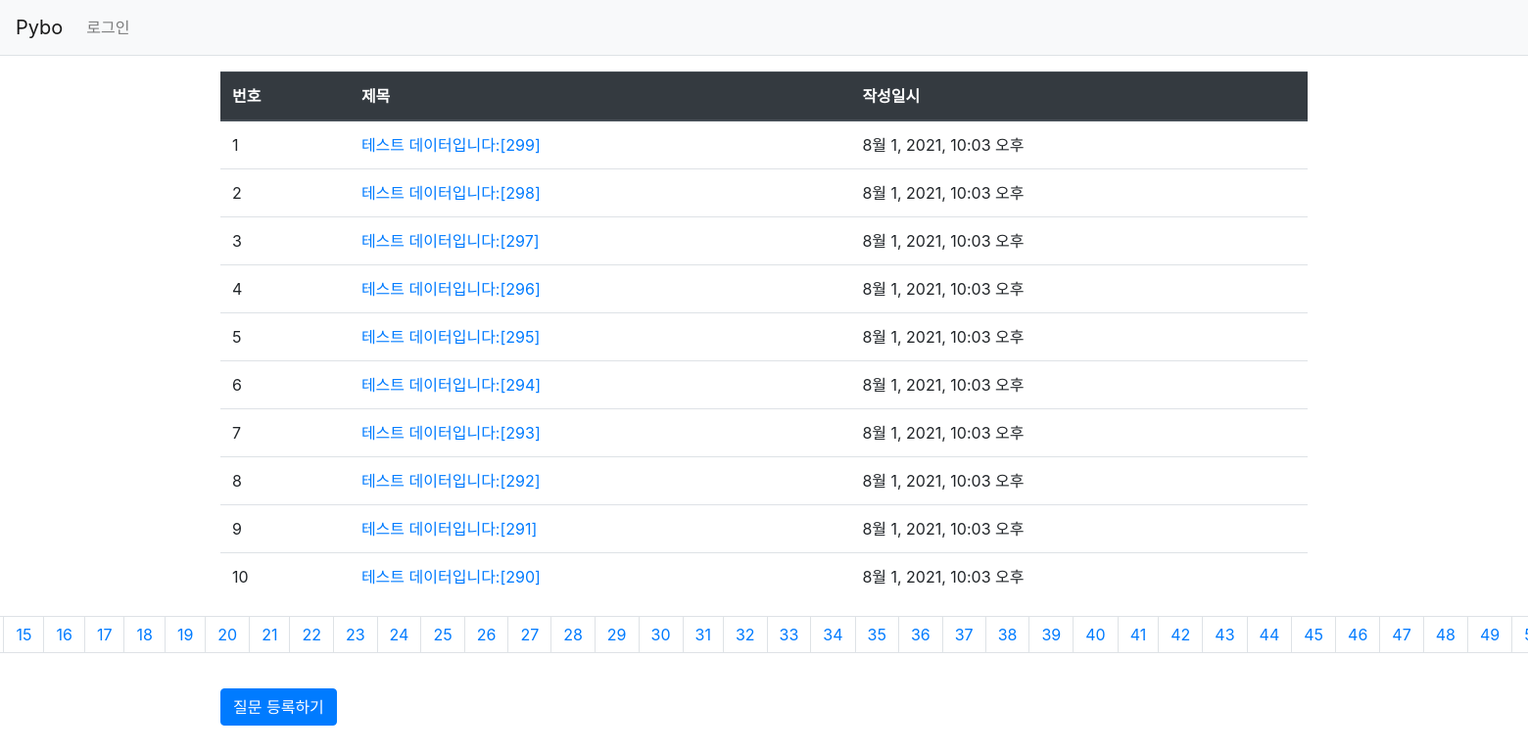
Screenshot of /pybo/ with the database file from the repository.
### pybo/models.py (models this page shows, shortened)
class Question(models.Model):
    subject = models.CharField(max_length=200)
    content = models.TextField()
    create_date = models.DateTimeField()

### pybo/views.py (the view)
# urls.py: path('', views.index, name='index'),
def index(request):
    page = request.GET.get('page', '1')  # 페이지
    question_list = Question.objects.order_by('-create_date')
    paginator = Paginator(question_list, 10)  # 페이지당 10개씩 보여주기
    page_obj = paginator.get_page(page)
    context = {'question_list': page_obj}
    return render(request, 'pybo/question_list.html', context)

### templates/pybo/question_list.html (shortened to what this page needs)
{% extends 'base.html' %}
{% block content %}
<div class="container my-3">
    <table class="table">
        <thead>
        <tr class="thead-dark">
            <th>번호</th>
            <th>제목</th>
            <th>작성일시</th>
        </tr>
        </thead>
        <tbody>
        {% if question_list %}
        {% for question in question_list %}
        <tr>
            <td>{{ forloop.counter }}</td>
            <td>
                <a href="{% url 'pybo:detail' question.id %}">{{ question.subject }}</a>
            </td>
            <td>{{ question.create_date }}</td>
        </tr>
        {% endfor %}
        {% else %}
        <tr>
            <td colspan="3">질문이 없습니다.</td>
        </tr>
        {% endif %}
        </tbody>
    </table>
    <ul class="pagination justify-content-center">
        {% for page_number in question_list.paginator.page_range %}
            {% if page_number == question_list.number %}
            <li class="page-item active" aria-current="page">
                <a class="page-link" href="?page={{ page_number }}">{{ page_number }}</a>
            </li>
            {% else %}
            <li class="page-item">
                <a class="page-link" href="?page={{ page_number }}">{{ page_number }}</a>
            </li>
            {% endif %}
        {% endfor %}
    </ul>
    <a href="{% url 'pybo:question_create' %}" class="btn btn-primary">질문 등록하기</a>
</div>
{% endblock %}

### rows the page displays
Question: subject "테스트 데이터입니다:[299]", create_date "8월 1, 2021, 10:03 오후"
Question: subject "테스트 데이터입니다:[298]", create_date "8월 1, 2021, 10:03 오후"
Question: subject "테스트 데이터입니다:[297]", create_date "8월 1, 2021, 10:03 오후"
Question: subject "테스트 데이터입니다:[296]", create_date "8월 1, 2021, 10:03 오후"
Question: subject "테스트 데이터입니다:[295]", create_date "8월 1, 2021, 10:03 오후"
Question: subject "테스트 데이터입니다:[294]", create_date "8월 1, 2021, 10:03 오후"
Question: subject "테스트 데이터입니다:[293]", create_date "8월 1, 2021, 10:03 오후"
Question: subject "테스트 데이터입니다:[292]", create_date "8월 1, 2021, 10:03 오후"
Question: subject "테스트 데이터입니다:[291]", create_date "8월 1, 2021, 10:03 오후"
Question: subject "테스트 데이터입니다:[290]", create_date "8월 1, 2021, 10:03 오후"

### other values shown
{{ page_number }} "15" "16" "17" "18" "19" "20" "21" "22" "23" "24" "25" "26" "27" "28" "29" "30" "31" "32" "33" "34" "35" "36" "37" "38" "39" "40" "41" "42" "43" "44" "45" "46" "47" "48" "49"
